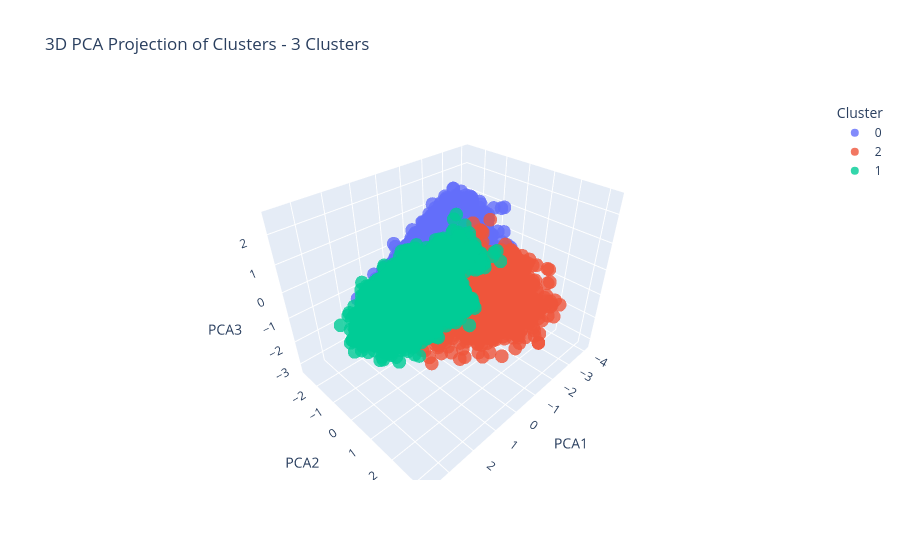

Write notebook code for a chart like this one.
### Code cell
# 3D visualization
pca = PCA(n_components=3)
X_pca = pca.fit_transform(X_scaled)

df_pca = pd.DataFrame(X_pca, columns=['PCA1', 'PCA2', 'PCA3'])
df_pca['cluster'] = clusters.astype(str)


fig = px.scatter_3d(
    df_pca,
    x='PCA1',
    y='PCA2',
    z='PCA3',
    color='cluster',
    title='3D PCA Projection of Clusters - 3 Clusters',
    labels={'cluster': 'Cluster'},
    opacity=0.8
)

fig.show()

### Figure 1 — Plotly figure (JSON) as saved in the notebook; plotly's stock layout.template omitted (floating-point values rounded to 4 significant figures; data arrays with more than 128 entries replaced by an {"elided": "..."} marker saying what was removed)
{"data": [{"hovertemplate": "Cluster=0<br>PCA1=%{x}<br>PCA2=%{y}<br>PCA3=%{z}<extra></extra>", "legendgroup": "0", "marker": {"color": "#636efa", "opacity": 0.8, "symbol": "circle"}, "mode": "markers", "name": "0", "scene": "scene", "showlegend": true, "type": "scatter3d", "x": {"elided": "3671 float values"}, "y": {"elided": "3671 float values"}, "z": {"elided": "3671 float values"}}, {"hovertemplate": "Cluster=2<br>PCA1=%{x}<br>PCA2=%{y}<br>PCA3=%{z}<extra></extra>", "legendgroup": "2", "marker": {"color": "#EF553B", "opacity": 0.8, "symbol": "circle"}, "mode": "markers", "name": "2", "scene": "scene", "showlegend": true, "type": "scatter3d", "x": {"elided": "2128 float values"}, "y": {"elided": "2128 float values"}, "z": {"elided": "2128 float values"}}, {"hovertemplate": "Cluster=1<br>PCA1=%{x}<br>PCA2=%{y}<br>PCA3=%{z}<extra></extra>", "legendgroup": "1", "marker": {"color": "#00cc96", "opacity": 0.8, "symbol": "circle"}, "mode": "markers", "name": "1", "scene": "scene", "showlegend": true, "type": "scatter3d", "x": {"elided": "2542 float values"}, "y": {"elided": "2542 float values"}, "z": {"elided": "2542 float values"}}], "layout": {"legend": {"title": {"text": "Cluster"}, "tracegroupgap": 0}, "scene": {"domain": {"x": [0, 1], "y": [0, 1]}, "xaxis": {"title": {"text": "PCA1"}}, "yaxis": {"title": {"text": "PCA2"}}, "zaxis": {"title": {"text": "PCA3"}}}, "title": {"text": "3D PCA Projection of Clusters - 3 Clusters"}}}
